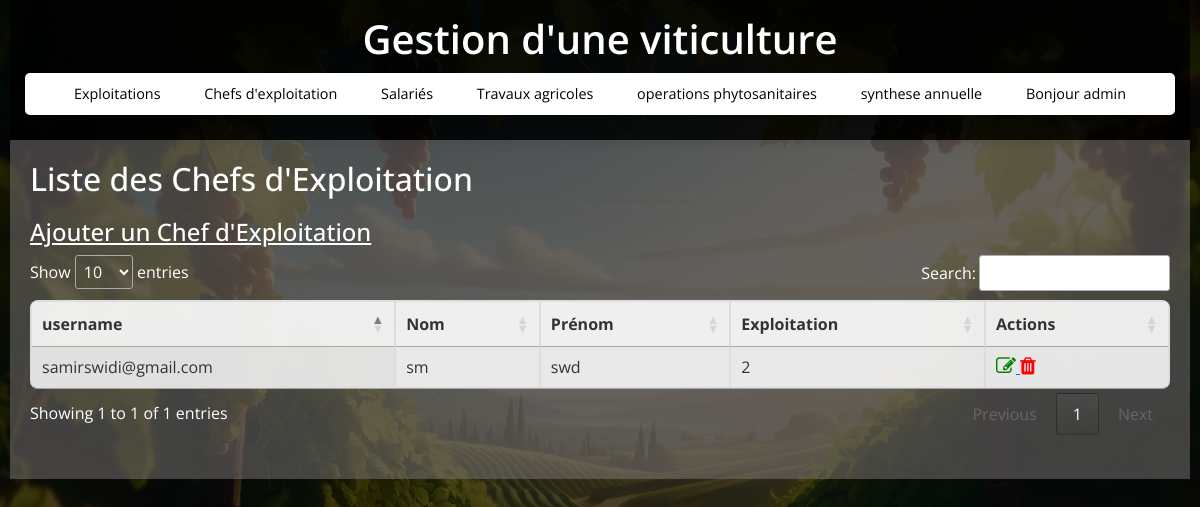
The page /chefs_exploitation (signed in) on the database as committed earlier.
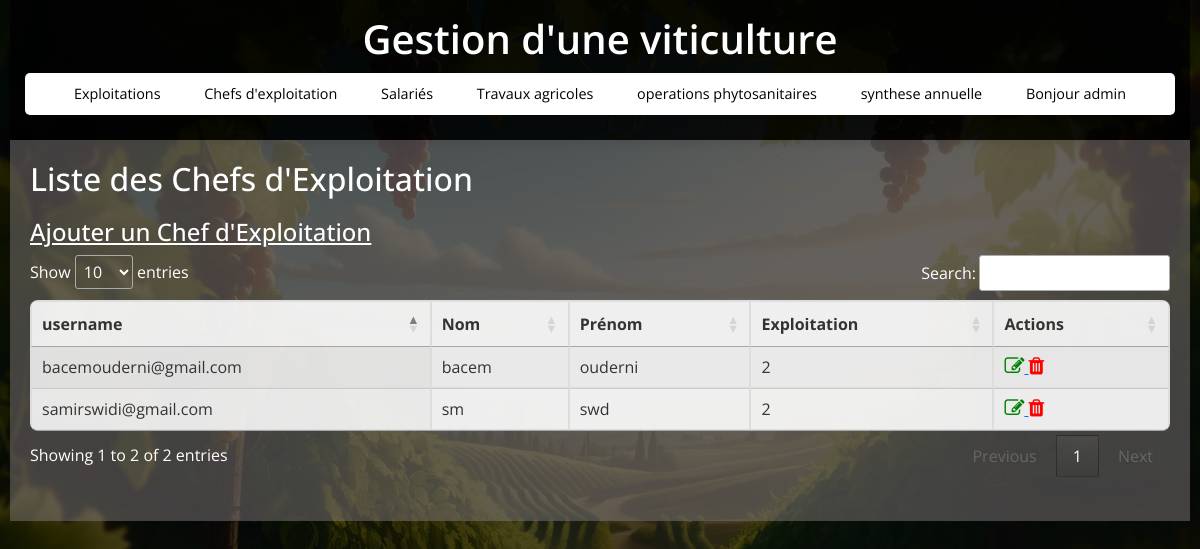
The same page on the database as committed later.
### tables this page shows
CREATE TABLE chefs_exploitation (
                    id_chef INTEGER PRIMARY KEY,
                    username_chef TEXT ,
                    nom_chef TEXT,
                    prenom_chef TEXT,
                    password_chef TEXT,
                    id_exploitation INTEGER,
                    FOREIGN KEY(id_exploitation) REFERENCES exploitations(id_exploitation)
                );

### app.py (the view)
@app.route('/chefs_exploitation')
def chefs_exploitation():
    if 'user_id' not in session:
        return redirect(url_for('login'))
    conn = get_db_connection()
    chefs = conn.execute('SELECT * FROM chefs_exploitation').fetchall()
    conn.close()
    return render_template('chefs_exploitation.html', chefs=chefs)

### app.py (called while the page is built)
def get_db_connection():
    conn = sqlite3.connect(DB_NAME)
    conn.row_factory = sqlite3.Row  # Retourne les résultats sous forme de dictionnaire
    return conn

### templates/chefs_exploitation.html (shortened to what this page needs)
{% extends 'base.html' %}
{% block content %}
    <h2>Liste des Chefs d'Exploitation</h2>
    <h4>
        <a href="{{ url_for('add_chef_exploitation') }}" style="color:white">Ajouter un Chef d'Exploitation</a>
    </h4>
    <table id="chefs_exploitation" class="display">
        <thead>
            <tr>
                <th>username</th>
                <th>Nom</th>
                <th>Prénom</th>
                <th>Exploitation</th>
                <th>Actions</th>
            </tr>
        </thead>
        <tbody>
            {% for chef in chefs %}
            <tr>
                <td>{{ chef.username_chef }}</td>
                <td>{{ chef.nom_chef }}</td>
                <td>{{ chef.prenom_chef }}</td>
                <td>{{ chef.id_exploitation }}</td>
                <td>
                    <a href="{{ url_for('edit_chef_exploitation', id=chef.id_chef) }}">
                        <i class="fa fa-edit" style="font-size:20px;color:green"></i>
                    </a>
                    <a href="{{ url_for('delete_chef_exploitation', id=chef.id_chef) }}">
    <i class="fa fa-trash" style="font-size:20px;color:red;"></i>
                    </a>
                </td>
            </tr>
            {% endfor %}
        </tbody>
    </table>
    <br>
{% endblock %}

Rows that differ between the two databases and show on the page:
added chefs_exploitation: username_chef "bacemouderni@gmail.com", nom_chef "bacem", prenom_chef "ouderni", id_exploitation "2"
Other text that changed with them:
text written by a page script: "Show entries Search: Showing 1 to 1 of 1 entries Previous 1 Next" → "Show entries Search: Showing 1 to 2 of 2 entries Previous 1 Next"
